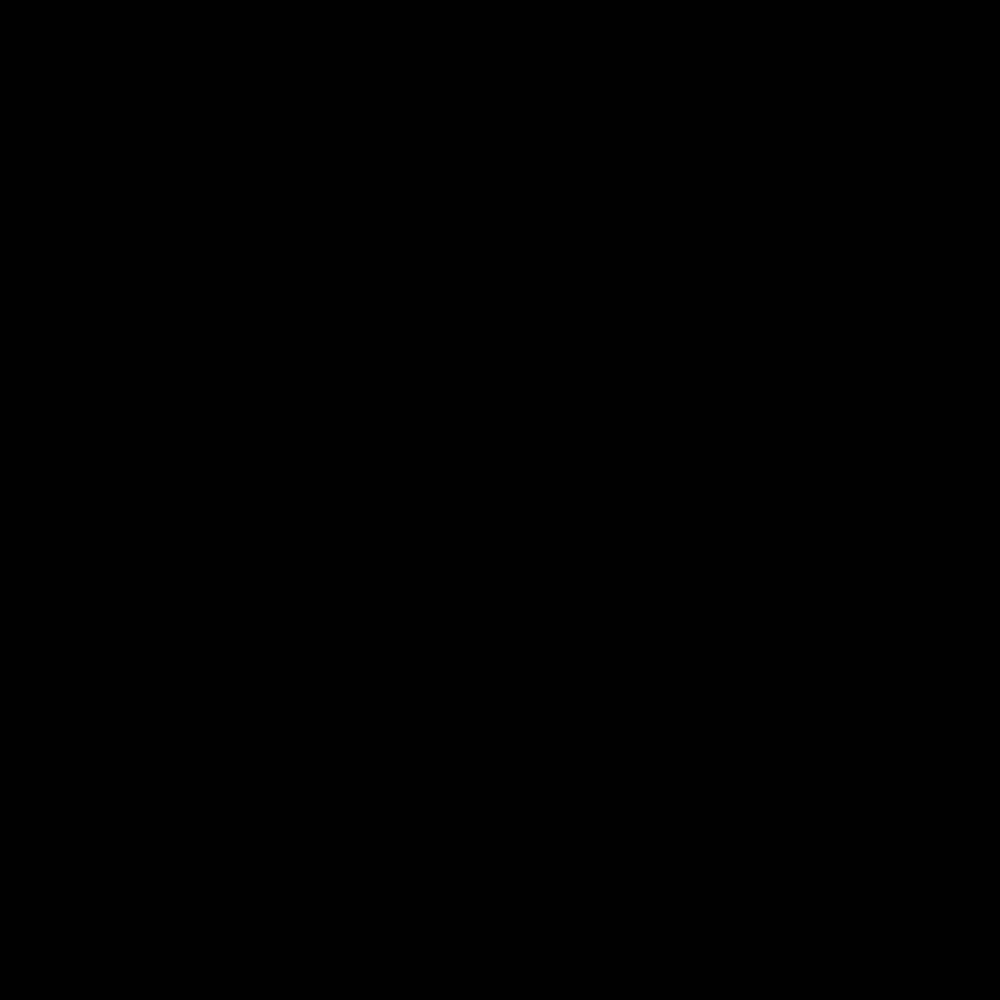
Frame 1 (no input)
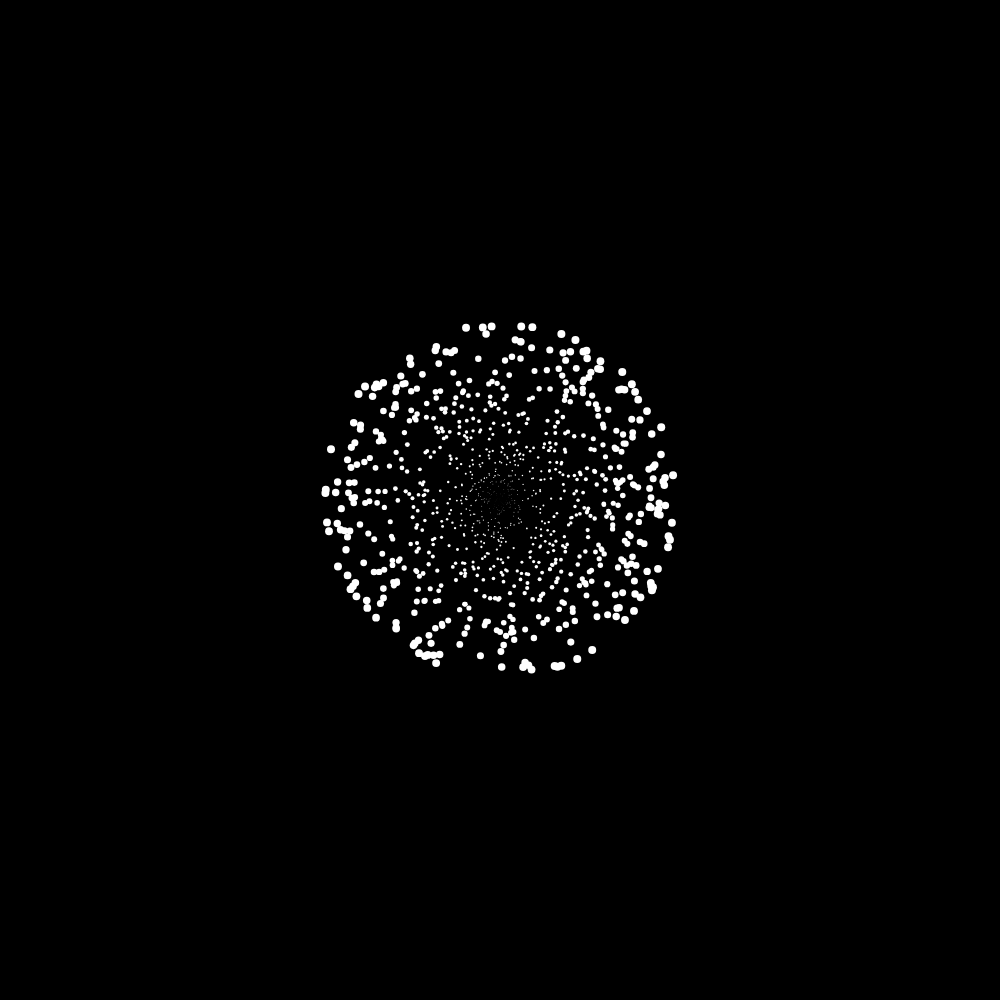
Frame 60 (no input)
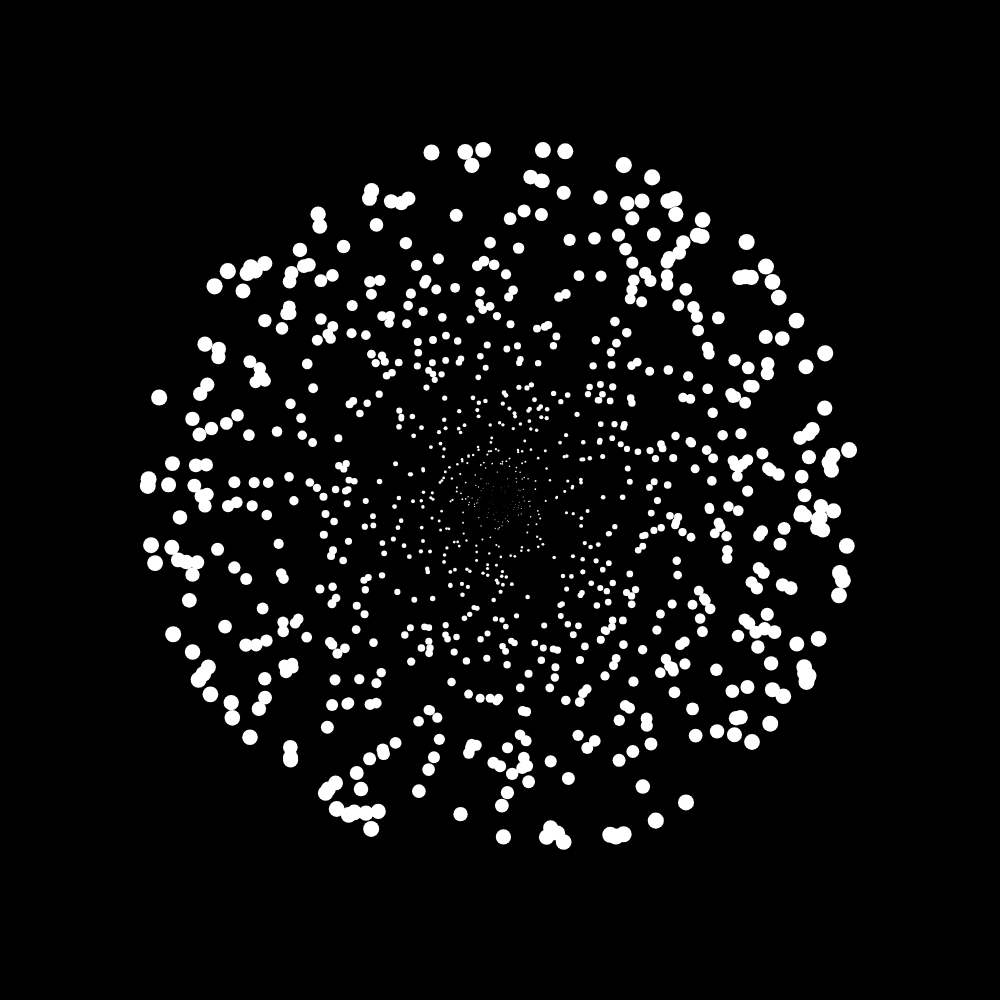
Frame 120 (the mouse pressed at the canvas centre since frame 60)

The p5.js sketch that drew these frames (run headless with seeded random() and noise() and a simulated clock; from frame 60 on, the mouse is pressed at the canvas centre):

// p5.js sketch
// ── sketch.js
// 03 Space

let stars = [];
let nstars=1000;

function setup() {
  createCanvas(1000, 1000);

  for (let i = 0; i < nstars; i++) {
    let sz = map(i, 0, width, 0, PI);
    stars[i] = new Star(0,0);
  }
}

function draw() {
  background(0);

  push();
  translate(width/2, height/2);
  //console.log(stars);

  for (let i = 0; i < nstars; i++) {
    stars[i].show();
    stars[i].update();
  }
  pop();
  //noLoop();

}

class Star {
  constructor(x, y) {
    this.pos = createVector(x, y);
    // this.vel = createVector(1, -1);
    this.vel = p5.Vector.random2D();
    this.vel.mult(random(3));
  }

  update() {
    //let mouse = createVector(mouseX, mouseY);
    //this.acc = p5.Vector.sub(mouse, this.pos);
    //this.acc.setMag(1);

    //this.vel.add(this.acc);
    this.vel.limit(5);

    this.pos.add(this.vel);
  }

  show() {
    let centre = createVector(0,0);

    noStroke();
    fill(255);
    let sz = map(this.pos.dist(centre), 0, 1.414*width, 0, 64);
    ellipse(this.pos.x, this.pos.y, sz);
  }
}
